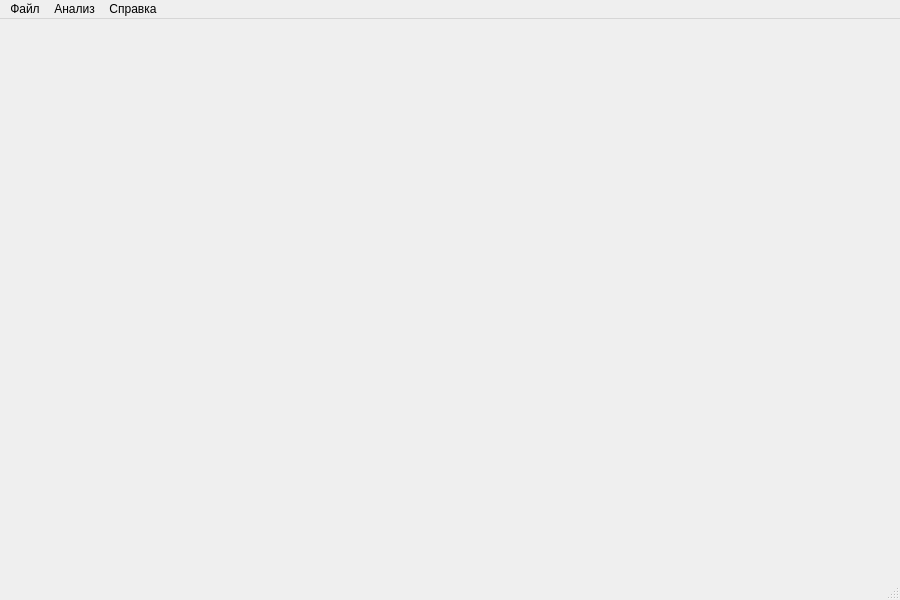
<?xml version="1.0" encoding="UTF-8"?>
<ui version="4.0">
 <class>FrameDefault</class>
 <widget class="QMainWindow" name="FrameDefault">
  <property name="geometry">
   <rect>
    <x>0</x>
    <y>0</y>
    <width>900</width>
    <height>600</height>
   </rect>
  </property>
  <property name="minimumSize">
   <size>
    <width>600</width>
    <height>400</height>
   </size>
  </property>
  <property name="windowTitle">
   <string>Частотный анализатор</string>
  </property>
  <property name="windowIcon">
   <iconset>
    <normaloff>../icons/icon.png</normaloff>../icons/icon.png</iconset>
  </property>
  <widget class="QWidget" name="centralwidget"/>
  <widget class="QMenuBar" name="menubar">
   <property name="geometry">
    <rect>
     <x>0</x>
     <y>0</y>
     <width>900</width>
     <height>21</height>
    </rect>
   </property>
   <widget class="QMenu" name="menu_file">
    <property name="title">
     <string>Файл</string>
    </property>
    <addaction name="actionOpen"/>
    <addaction name="actionRecent"/>
    <addaction name="separator"/>
    <addaction name="actionExit"/>
   </widget>
   <widget class="QMenu" name="menu_analysis">
    <property name="title">
     <string>Анализ</string>
    </property>
    <addaction name="actionInfo"/>
    <addaction name="actionSpectre"/>
    <addaction name="separator"/>
    <addaction name="actionAnalysis"/>
   </widget>
   <widget class="QMenu" name="menu_help">
    <property name="title">
     <string>Справка</string>
    </property>
    <addaction name="actionAbout"/>
   </widget>
   <addaction name="menu_file"/>
   <addaction name="menu_analysis"/>
   <addaction name="menu_help"/>
  </widget>
  <widget class="QStatusBar" name="statusbar"/>
  <action name="actionAbout">
   <property name="text">
    <string>О программе...</string>
   </property>
   <property name="statusTip">
    <string>О программе</string>
   </property>
  </action>
  <action name="actionOpen">
   <property name="text">
    <string>Открыть файл</string>
   </property>
   <property name="statusTip">
    <string>Открыть файл</string>
   </property>
   <property name="shortcut">
    <string>Ctrl+O</string>
   </property>
  </action>
  <action name="actionRecent">
   <property name="text">
    <string>Недавние</string>
   </property>
  </action>
  <action name="actionExit">
   <property name="text">
    <string>Выход</string>
   </property>
   <property name="statusTip">
    <string>Выход из программы</string>
   </property>
   <property name="shortcut">
    <string>Ctrl+Q</string>
   </property>
  </action>
  <action name="actionInfo">
   <property name="checkable">
    <bool>false</bool>
   </property>
   <property name="checked">
    <bool>false</bool>
   </property>
   <property name="enabled">
    <bool>false</bool>
   </property>
   <property name="text">
    <string>Информация об аудиофайле</string>
   </property>
   <property name="statusTip">
    <string>Информация об аудиофайле</string>
   </property>
  </action>
  <action name="actionSpectre">
   <property name="enabled">
    <bool>false</bool>
   </property>
   <property name="text">
    <string>График спектра</string>
   </property>
   <property name="statusTip">
    <string>График спектра</string>
   </property>
  </action>
  <action name="actionAnalysis">
   <property name="enabled">
    <bool>false</bool>
   </property>
   <property name="text">
    <string>Начать анализ</string>
   </property>
   <property name="statusTip">
    <string>Анализ на наличие внесённых изменений</string>
   </property>
  </action>
 </widget>
 <resources/>
 <connections/>
</ui>
